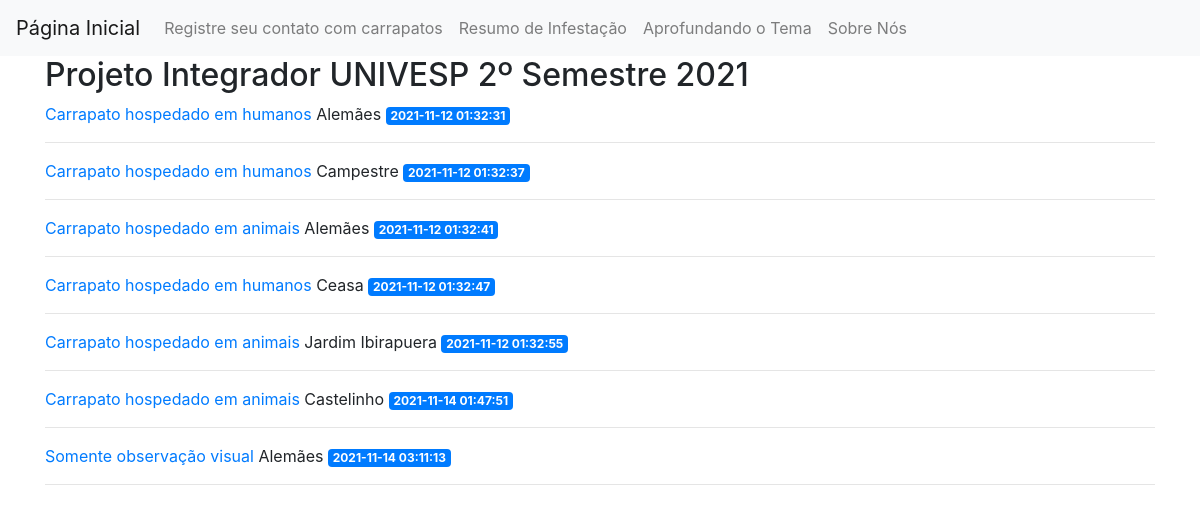
Before: / with the older database file.
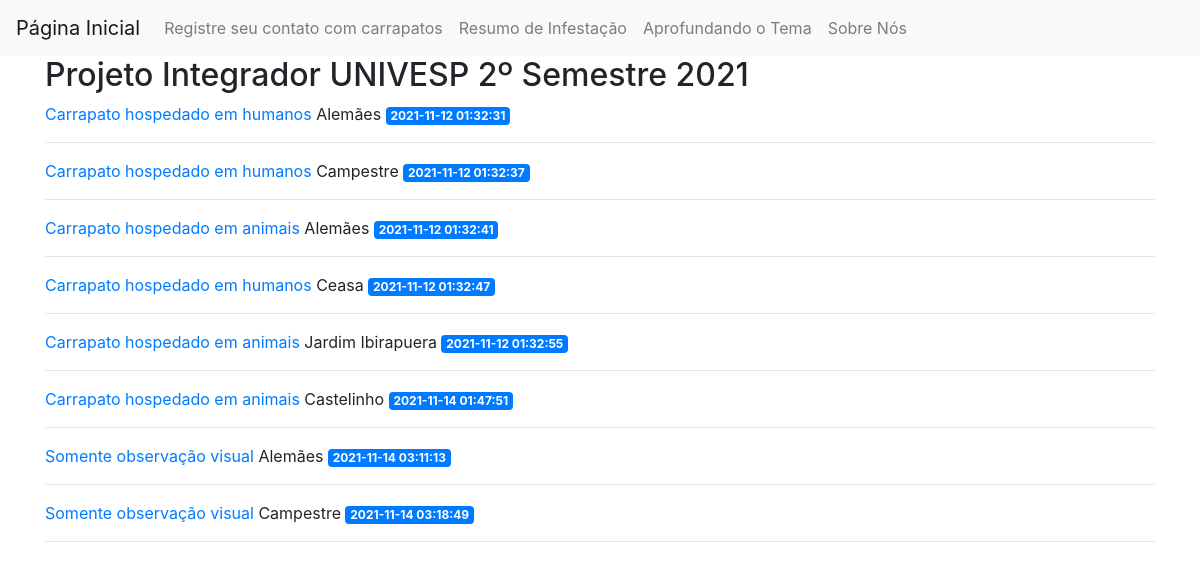
After: the same page with the newer database file.
### tables this page shows
CREATE TABLE posts (
    id INTEGER PRIMARY KEY AUTOINCREMENT,
    created TIMESTAMP NOT NULL DEFAULT CURRENT_TIMESTAMP,
    title TEXT NOT NULL,
    content TEXT NOT NULL
);

### app.py (the view)
@app.route('/')
def index():
    conn = get_db_connection()
    p = conn.execute('SELECT * FROM posts').fetchall()
    conn.close()
    return render_template('index.html', posts=p)

### app.py (called while the page is built)
def get_db_connection():
    conn = sqlite3.connect('database.db')
    conn.row_factory=sqlite3.Row
    return conn

### templates/index.html
{% extends 'base.html' %}
{% block content %}
       <h2>{% block title %} Projeto Integrador UNIVESP 2º Semestre 2021  {% endblock %}</h2>
    {% for post in posts %}
        <a href="{{ url_for('post', post_id=post['id']) }}">
            <d6>{{ post['title'] }}</d6>
        </a>
        <d6>{{ post['content'] }}</d6>
        <span class="badge badge-primary">{{ post['created'] }}</span>
        <hr>
    {% endfor %}
{% endblock %}

### templates/base.html (shortened to what this page needs)
<!doctype html>
<html lang="pt-br">
  <head>
    <link rel="stylesheet" href="static/css/style.css" >
<link rel="stylesheet" href="https://stackpath.bootstrapcdn.com/bootstrap/4.3.1/css/bootstrap.min.css">
  </head>
   <body>
    <nav class="navbar navbar-expand-md navbar-light bg-light">
        <a class="navbar-brand" href="{{ url_for('index')}}">Página Inicial</a>
        <div class="collapse navbar-collapse" id="navbarNav">
            <ul class="navbar-nav">
                <li class="nav-item">
            <a class="nav-link" href="{{url_for('create')}}">Registre seu contato com carrapatos</a>
            </li>
                <li class="nav-item">
            <a class="nav-link" href="{{url_for('db_process')}}">Resumo de Infestação</a>
            </li>
                <li class="nav-item">
                <a class="nav-link" href="{{url_for('aprofundando')}}">Aprofundando o Tema</a>
            </li>
            <li class="nav-item">
                <a class="nav-link" href="{{url_for('sobreNos')}}">Sobre Nós</a>
            </li>
            </ul>
        </div>
    </nav>
    <div class="container">
        {% block content %} {% endblock %}
    </div>
  </body>
</html>

### static/css/style.css (style rules this page uses)
body { background-image: url('C:/Users/eviei/Desktop/GIT_Exemplo/flask_blog_PI_UNIVESP/img/fundocontador.jpg'); }

Changed rows visible on the page:
added posts: title "Somente observação visual", content "Campestre", created "2021-11-14 03:18:49"
